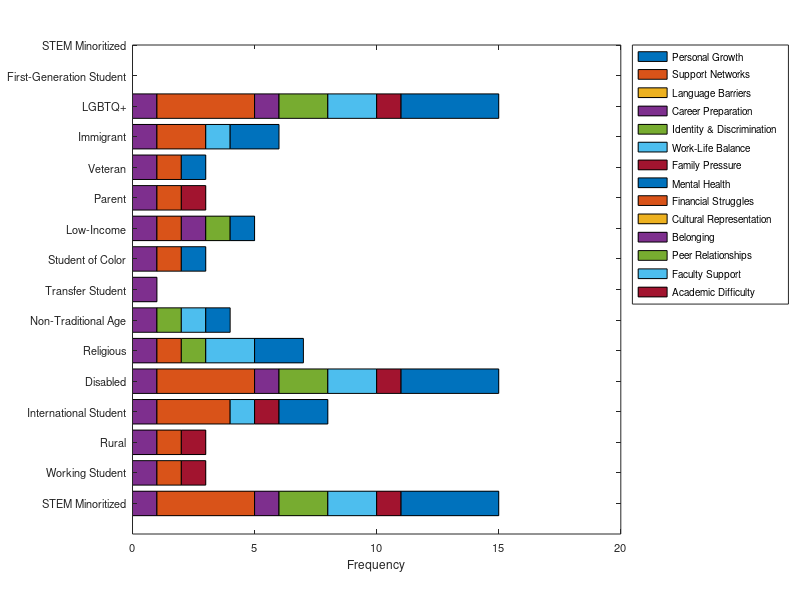

Recreate this plot in MATLAB.
load('barGraphData.mat'); % loads: wordCount, identities, themes

identities = flip(identities);  % reverse identities for visual alignment

figure;
barh(wordCount(:, end:-1:1), 'stacked');
set(gca, 'YTickLabel', identities, 'YTick', 1:numel(identities), 'FontSize', 8);
xlabel('Frequency');
ylabel(' ');
title(' ');
legend(flip(themes), 'Location', 'BestOutside');
saveas(gcf, fullfile('Images', 'barchart.png'));
